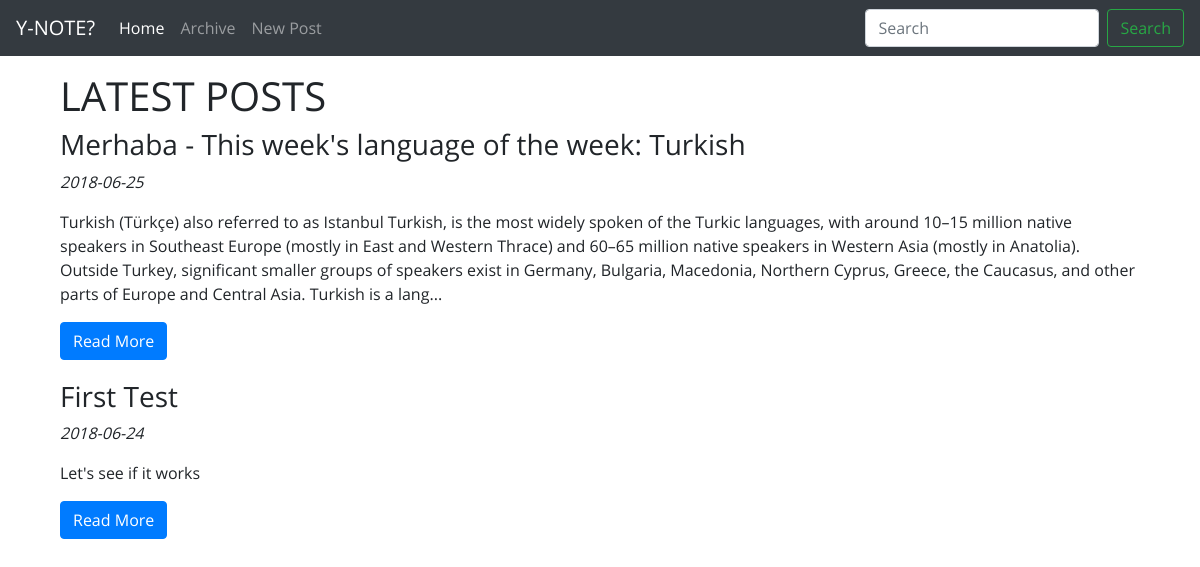
The page / on the database its author committed.
### tables this page shows
CREATE TABLE `post` (
  `id_post` int(11) NOT NULL,
  `date_post` date DEFAULT NULL,
  `title_post` varchar(255) DEFAULT NULL,
  `content` text
);

### index.php (the view, shortened to what this page needs)
<?php
    include "header.php";
    include "navbar.php";
    include_once "config.php";
    $sql = "SELECT *
            FROM post
            ORDER BY date_post DESC
            LIMIT 5";
    $result_sql = mysqli_query($db_handle, $sql);
?>
<div class="container">
    <h1>LATEST POSTS</h1>
    <?php
        while($row = mysqli_fetch_array($result_sql)) {
            $content_no_html = strip_tags($row['content']);
            $content_crop = substr($content_no_html, 0, 500);
            if (mb_strlen($content_no_html, 'utf8') > 500) {
                $content_crop .= '...';
            }
            echo <<<EOD
    <div class="row post-showcase">
        <div class="col-md-12">
            <h3>{$row['title_post']}</h3>
            <p><em>{$row['date_post']}</em><p>
            <p>{$content_crop}</p>
            <a href="readpost.php?id-post={$row['id_post']}" class="btn btn-primary">Read More</a>
        </div>
    </div>
EOD;
        };
    ?>
</div>
<?php include "tail.php" ?>

### header.php (shortened to what this page needs)
<!DOCTYPE html>
<head>
    <link rel="stylesheet" href="assets/css/bootstrap.min.css">
    <link rel="stylesheet" href="assets/css/OpenSans.css">
    <?php
        if(isset($style)) {
            echo "<link rel='stylesheet' href='assets/css/".$style."'>";
        } else {
            echo "<link rel='stylesheet' href='assets/css/index.css'>";
        }
    ?>
</head>
<body>
    <div class="container">

### navbar.php (shortened to what this page needs)
<nav class="navbar navbar-expand-md navbar-dark fixed-top bg-dark">
  <a class="navbar-brand" href="/ynote">Y-NOTE?</a>
  <div class="collapse navbar-collapse" id="navbarCollapse">
    <ul class="navbar-nav mr-auto">
      <li class="nav-item active">
        <a class="nav-link" href="/ynote/">Home
        </a>
      </li>
      <li class="nav-item">
        <a class="nav-link" href="/ynote/archive.php">Archive</a>
      </li>
      <li class="nav-item">
        <a class="nav-link" href="/ynote/newpost.php">New Post</a>
      </li>
    </ul>
    <form class="form-inline mt-2 mt-md-0">
      <input class="form-control mr-sm-2" type="text" placeholder="Search" aria-label="Search">
      <button class="btn btn-outline-success my-2 my-sm-0" type="submit">Search</button>
    </form>
  </div>
</nav>

### tail.php (shortened to what this page needs)
</div>
</body>
</html>

### assets/css/index.css (style rules this page uses)
body { min-height: 75rem; padding-top: 4.5rem; padding-bottom: 4rem; font-family: 'Open Sans', Courier, monospace; }
.post-showcase { margin-bottom: 20px; }

### rows shown on the page
post: title_post "Merhaba - This week's language of the week: Turkish", date_post "2018-06-25", content "Turkish (Türkçe) also referred to as Istanbul Turkish, is the most widely spoken of the Turkic languages, with around 10–15 million native speakers in Southeast Europe (mostly in East and Western Thrace) and 60–65 million native speakers in Western Asia (mostly in Anatolia). Outside Turkey, significant smaller groups of speakers exist in Germany, Bulgaria, Macedonia, Northern Cyprus, Greece, the Caucasus, and other parts of Europe and Central Asia. Turkish is a lang..."
post: title_post "First Test", date_post "2018-06-24", content "Let's see if it works"
